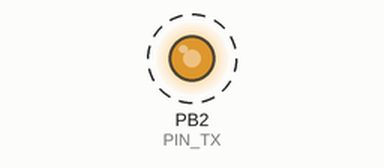
This sketch was run on a simulated ATtiny85, built with avr-gcc and run on an emulated ATtiny85. Parts: output pins drawn as LEDs (lit = HIGH). Dashed ring = blinking.

Above: at 0.05 s.
Timing chart, 0 to 3.0 s (numbered marks = the images above):
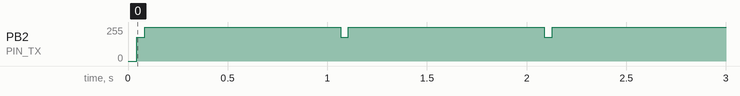

The sketch:

reimpl.ino
```cpp
#include "MySerial.h"

const int PIN_TX = 2;
MySerial ser(PIN_TX,1000);

void setup() {
  // put your setup code here, to run once:
  Serial.begin(9600);
}

void loop() {
  // put your main code here, to run repeatedly:
  ser.write(85);
  ser.write(64);
  delay(1000);
}
```

MySerial.h
```cpp
#ifndef MY_SERIAL_H
#define MY_SERIAL_H

#include<Arduino.h>

class MySerial {
  public:
    MySerial(int pin, uint32_t baudrate) {
      pin_ = pin;
      delay_us_ = 1000000 / baudrate - 12;
      pinMode(pin_, OUTPUT);
      digitalWrite(pin_, HIGH);
    }

    void write(byte b) {
      byte checksum = 0;
      digitalWrite(pin_, LOW);
      delayMicroseconds(delay_us_);

      for (int i = 0 ; i < 8 ; i++) {
        digitalWrite(pin_, b & 0x01);
        delayMicroseconds(delay_us_);
        checksum = checksum ^ (b & 0x01);
        b = b >> 1;
      }
      digitalWrite(pin_, checksum);
      delayMicroseconds(delay_us_);
      digitalWrite(pin_, HIGH);
      delayMicroseconds(delay_us_);
    }

  private:
    int pin_;
    uint32_t delay_us_;
};

// atmega328p-pu 20MHz 50ns/clk
// https://www.avrfreaks.net/forum/attiny85-softwareserial-atmel-studio-7
// tunedDelayとかnewsoftwareserialの遺産とか

#endif
```

Measured:
- by itself, PB2 (PIN_TX): alternates 255/255 for 0.98 s and 179/255 for 0.04 s
